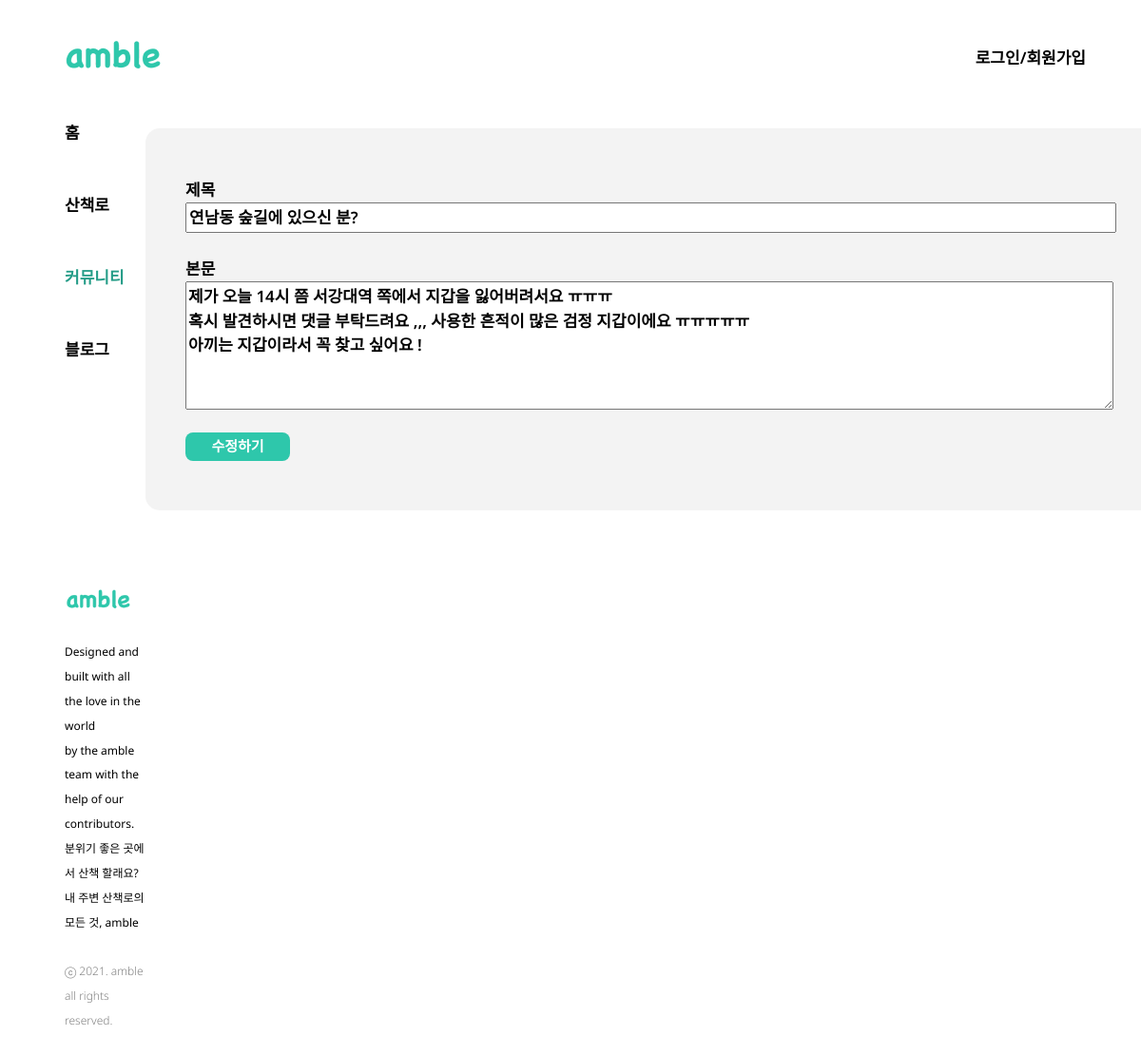
Screenshot of /community/edit/5 with the database file from the repository.
### community/models.py (models this page shows, shortened)
class Community(models.Model):
    title = models.CharField(max_length=200)
    author = models.ForeignKey(settings.AUTH_USER_MODEL, on_delete=models.CASCADE)
    pub_date = models.DateTimeField('date published')
    content = models.TextField(max_length=800)

### community/views.py (the view)
# urls.py: path('community/edit/<int:community_id>', community.edit, name="edit"),
def edit(request, community_id):
    community_detail = get_object_or_404(Community, pk=community_id)
    return render(request, 'community_edit.html', {'community': community_detail})

### community/templates/community_edit.html (shortened to what this page needs)
{% load static %}
<!DOCTYPE html>
<html lang="en">
    <head>
    </head>
    <body>
        <div class="head-wrapper">
            <img src="{% static 'logo.png' %}">
            <div class="login-wrapper">
            {% if not user.is_authenticated %}
                <a href="{% url 'login' %}">로그인/회원가입</a>
            {% endif %}
            </div>
        </div>
        <div class="body-wrapper">
            <div class="body-navbar">
                <div class="navbar-item"><a href="{% url 'home' %}">홈</a></div>
                <div class="navbar-item"><a href="{% url 'trail' %}">산책로</a></div>
                <div class="navbar-item"><a href="{% url 'community' %}" id="nav-location">커뮤니티</a></div>
                <div class="navbar-item"><a href="{% url 'blog' %}">블로그</a></div>
            </div>
            <div class="comm-wrapper">
                <form action="{% url 'update' community.id %}" method="post">
                    <div class="comm-title">제목<br><input type="text" size="105" name="title" value="{{ community.title }}"></div>
                    <div class="comm-content">본문<br><textarea rows="5" cols="105" name="content">{{ community.content }}</textarea></p>
                    <button class="comm-edit-button" type="submit">수정하기</button>
                </form>
            </div>
        </div>
        <footer class="footer">
            <img class="footer-img" src="{% static 'logo.png' %}" width="100px"><br>
            <div class="footer-content">Designed and built with all the love in the world <br>by the amble team with the help of our contributors.</div>
            <div class="footer-content">
                분위기 좋은 곳에서 산책 할래요?<br>
                내 주변 산책로의 모든 것, amble<br>
            </div>
            <br>
            <div class="footer-rights">ⓒ 2021. amble all rights reserved.</div>
        </footer>
    </body>
</html>

### community/templates/community_edit.html (style rules this page uses)
* { font-family: 'Noto Sans', sans-serif; color: black; font-size: 17px; font-weight: 600; line-height: 25.88px; }
.head-wrapper { display: flex; justify-content: space-between; padding-left: 36px; padding-right: 50px; }
.login-wrapper { padding-top: 40px; }
.body-wrapper { display: grid; grid-template-columns: 2fr 7fr; font-weight: 800; padding-top: 8px; }
.body-navbar { padding-left: 60px; padding-top: 8px; }
.navbar-item { padding-bottom: 50px; }
a { text-decoration: none; }
#nav-location { color: #249C87; }
.comm-wrapper { display: flex; flex-direction: column; background-color: #F3F3F3; height: 350px; width: 1023px; margin-top: 16px; border-radius: 15px; padding-top: 52px; padding-left: 42px; }
.comm-title { padding-bottom: 25px; }
.comm-content { padding-bottom: 25px; }
.comm-edit-button { height: 30px; width: 110px; border-radius: 8px; background-color: #2EC7AB; color: white; font-size: 15px; border: 1px #DAD8D8; }
.footer { padding-top: 60px; }
.footer-img { padding-left: 45px; font-weight: 400; }
.footer-content { padding-left: 60px; font-weight: 400; font-size: 12px; }
.footer-rights { padding-left: 60px; padding-bottom: 30px; font-weight: 300; color: gray; font-size: 12px; }

### rows the page displays
Community: title "연남동 숲길에 있으신 분?", content "제가 오늘 14시 쯤 서강대역 쪽에서 지갑을 잃어버려서요 ㅠㅠㅠ 혹시 발견하시면 댓글 부탁드려요 ,,, 사용한 흔적이 많은 검정 지갑이에요 ㅠㅠㅠㅠㅠ 아끼는 지갑이라서 꼭 찾고 싶어요 !"
